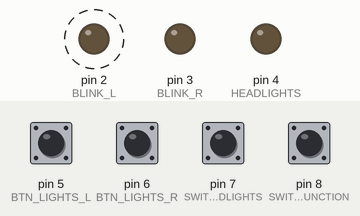
The sketch below on a simulated Arduino Uno, built with avr-gcc and run on an emulated ATmega328P. Shown: output pins drawn as LEDs (lit = HIGH). Dashed ring = blinking. Inputs (shaded band) come from the test bench; at power-on: pin 5 (BTN_LIGHTS_L), pin 6 (BTN_LIGHTS_R), pin 7 (SWITCH_HEADLIGHTS), pin 8 (SWITCH_LIGHTFUNCTION) LOW.

Above: at 0.92 s.
1.3 s: pin 6 (BTN_LIGHTS_R) pulled HIGH for 0.15 s
At 1.4 s:
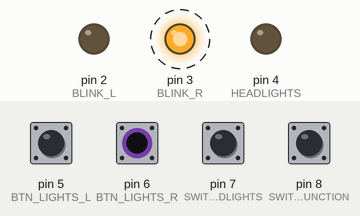
4.3 s: pin 7 (SWITCH_HEADLIGHTS) pulled HIGH for 0.15 s
At 4.67 s:
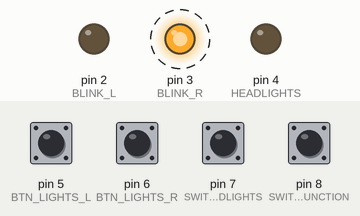
7.3 s: pin 8 (SWITCH_LIGHTFUNCTION) pulled HIGH for 0.15 s
At 7.56 s:
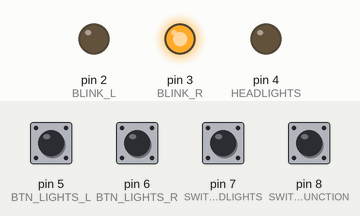
10.3 s: pin 5 (BTN_LIGHTS_L) pulled HIGH for 0.15 s
At 10.41 s:
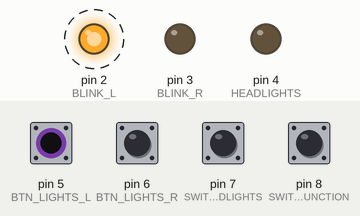
13.3 s: pin 7 (SWITCH_HEADLIGHTS) pulled HIGH for 1 s
At 13.68 s:
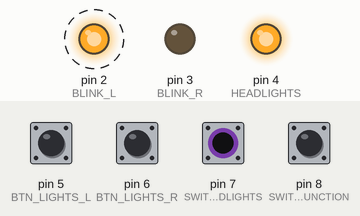
16.3 s: pin 5 (BTN_LIGHTS_L) pulled HIGH for 1 s
At 16.3 s:
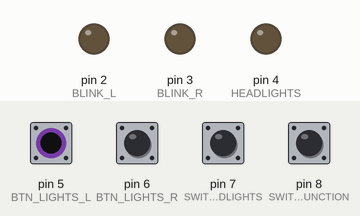
Timing chart, 0 to 19.3 s (numbered marks = the images above; inputs shaded):
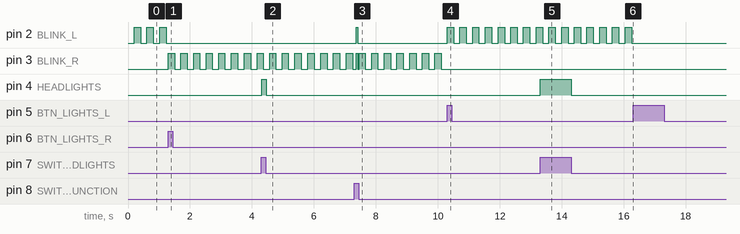

Measured:
- after the input at 1.3 s, pin 2 (BLINK_L): stops changing and stays LOW; pin 3 (BLINK_R): alternates HIGH for 0.20 s and LOW for 0.20 s, starting at once
- after the input at 4.3 s, pin 4 (HEADLIGHTS): LOW → HIGH at once, → LOW 0.15 s later
- after the input at 7.3 s, pin 2 (BLINK_L): LOW → HIGH after 0.06 s, → LOW 0.05 s later
- after the input at 10.3 s, pin 2 (BLINK_L): alternates HIGH for 0.21 s and LOW for 0.20 s, starting at once; pin 3 (BLINK_R): stops changing and stays LOW
- after the input at 13.3 s, pin 4 (HEADLIGHTS): LOW → HIGH at once, → LOW 0.99 s later
- after the input at 16.3 s, pin 2 (BLINK_L): stops changing and stays LOW
- by itself, pin 2 (BLINK_L): alternates HIGH for 0.21 s and LOW for 0.21 s

The sketch:

truckLightSystem.ino
```cpp
const int BLINK_L = 2;
const int BLINK_R = 3;
const int HEADLIGHTS = 4;
const int BTN_LIGHTS_L = 5;
const int BTN_LIGHTS_R = 6;
const int SWITCH_HEADLIGHTS = 7;
const int SWITCH_LIGHTFUNCTION = 8;

const int BLINK_SPEED = 200;

void setup() {
  // put your setup code here, to run once:

  pinMode(BLINK_L, OUTPUT);
  pinMode(BLINK_R, OUTPUT);
  pinMode(HEADLIGHTS, OUTPUT);

  pinMode(BTN_LIGHTS_L, INPUT);
  pinMode(BTN_LIGHTS_R, INPUT);
  pinMode(SWITCH_HEADLIGHTS, INPUT);
  pinMode(SWITCH_LIGHTFUNCTION, INPUT);

}

// function thats blinks BLINK_L with the frequency of freq
void blinkLeft(int freq);

// function that blinks at a set blinkPattern
void warning();

// function thats blinks BLINK_R with the frequency of freq
void blinkRight(int freq);

// function that toggles HEADLIGHTS eacht time the function is called
void toggleLights();

// funcion that checks if pinNo had been pressed (only use function for one pin)
bool left_button_pressed(int pinNo);

// funcion that checks if pinNo had been pressed (only use function for one pin)
bool right_button_pressed(int pinNo);

void loop() {
  // put your main code here, to run repeatedly:

  static bool toggleLeft = true;
  static bool toggleRight = false;
  static bool lightFunction = false;

  // *****************BLINKER LEFT*********************
  // toggle blinking left
  if (left_button_pressed(BTN_LIGHTS_L)) {

    // turn off right blinker if left is blinking
    if (toggleRight) {
      toggleRight = false;
    }
    toggleLeft = !toggleLeft;
  }

  // turn off blinker when blinking is turned off
  if (toggleLeft && !lightFunction) blinkLeft(BLINK_SPEED);
  else if (!lightFunction) digitalWrite(BLINK_L, false);


// *****************BLINKER RIGHT*********************
// toggle blinking right
  if (right_button_pressed(BTN_LIGHTS_R)) {

    // turn off left blinker if right is blinking
    if (toggleLeft) {
      toggleLeft = false;
    }

    toggleRight = !toggleRight;
  }

  // turn off blinker when blinking is turned off
  if (toggleRight && !lightFunction) blinkRight(BLINK_SPEED);
  else if (!lightFunction) digitalWrite(BLINK_R, false);


  //*****************HEADLIGHTS***********************
  // toggle HEADLIGHTS with SWITCH_HEADLIGHTS
  if (digitalRead(SWITCH_HEADLIGHTS)) digitalWrite(HEADLIGHTS, true);
  else digitalWrite(HEADLIGHTS, false);

  //*****************FUCTION**************************
  if (digitalRead(SWITCH_LIGHTFUNCTION)) {

    lightFunction = true;
    warning();
  }
  else lightFunction = false;

}

void blinkLeft(int freq) {
  static int start;
  static int mem = false;
  int buff = millis() - start;


  if (buff > freq) {

    start = millis();

    mem = !mem;

    digitalWrite(BLINK_L, mem);


  }

}

// the blinkPattern of the blinking
const bool blinkPattern[10] = {0,1,0,1,0,1,0,0,0,1};

void warning() {
  static int start = 0;
  static int mem = false;
  int buff = millis() - start;


  // switch case, cycles through the indexes in the array
  switch (buff) {
    case 0 ... 50:
      digitalWrite(BLINK_L, blinkPattern[0]);
      digitalWrite(BLINK_R, blinkPattern[0]);
      break;

    case 51 ... 100:
      digitalWrite(BLINK_L, blinkPattern[1]);
      digitalWrite(BLINK_R, blinkPattern[1]);
      break;

    case 101 ... 150:
      digitalWrite(BLINK_L, blinkPattern[2]);
      digitalWrite(BLINK_R, blinkPattern[2]);
      break;

    case 151 ... 200:
      digitalWrite(BLINK_L, blinkPattern[3]);
      digitalWrite(BLINK_R, blinkPattern[3]);
      break;

    case 201 ... 250:
      digitalWrite(BLINK_L, blinkPattern[4]);
      digitalWrite(BLINK_R, blinkPattern[4]);
      break;

    case 251 ... 300:
      digitalWrite(BLINK_L, blinkPattern[5]);
      digitalWrite(BLINK_R, blinkPattern[5]);
      break;

    case 301 ... 400:
      digitalWrite(BLINK_L, blinkPattern[6]);
      digitalWrite(BLINK_R, blinkPattern[6]);
      break;

    case 401 ... 500:
      digitalWrite(BLINK_L, blinkPattern[7]);
      digitalWrite(BLINK_R, blinkPattern[7]);
      break;

    case 501 ... 600:
      digitalWrite(BLINK_L, blinkPattern[8]);
      digitalWrite(BLINK_R, blinkPattern[8]);
      break;

    case 601 ... 650:
      digitalWrite(BLINK_L, blinkPattern[9]);
      digitalWrite(BLINK_R, blinkPattern[9]);
      start = millis();
      break;
  }

  if (buff > 651) start = millis();

}

void blinkRight(int freq) {

  static int start = 0;
  static bool mem = false;
  int buff = millis() - start;


  if (buff > freq) {

    start = millis();

    mem = !mem;

    digitalWrite(BLINK_R, mem);


  }

}

void toggleLights() {

  static bool state = false;

  state = !state;

  digitalWrite(HEADLIGHTS, state);

  Serial.println(state);

}

bool right_button_pressed(int pinNo) {

  static bool output;
  static bool buffer;
  bool input = digitalRead(pinNo);

  delay(5); //To counteract bouncing

  if (input && !output && !buffer) {
    output = true;
    buffer = true;
  } else output = false;

  if (buffer && !input) {
    buffer = false;
  }

  return output;
}

bool left_button_pressed(int pinNo) {

  static bool output;
  static bool buffer;
  bool input = digitalRead(pinNo);

  delay(5); // To counteract bouncing

  if (input && !output && !buffer) {
    output = true;
    buffer = true;
  } else output = false;

  if (buffer && !input) {
    buffer = false;
  }

  return output;
}
```
